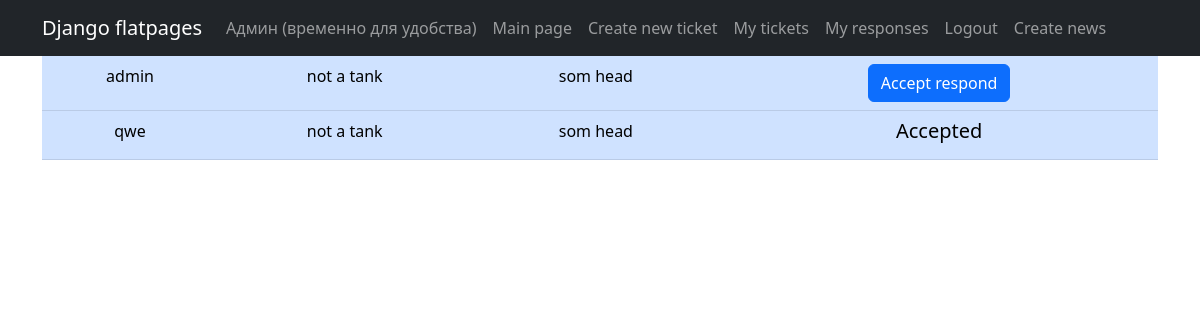
The app's page /ticket/1/responds/ (signed in) with its own data.
### tickets/models.py (models this page shows, shortened)
class Responds(models.Model):  # автоматическое определение респондера при создании
    ticket = models.ForeignKey(Ticket, on_delete=models.CASCADE)
    responder = models.ForeignKey(User, on_delete=models.CASCADE)
    is_accepted = models.BooleanField(default=False)

class Ticket(models.Model):
    author = models.ForeignKey(User, on_delete=models.CASCADE)
    head = models.CharField(max_length=200)
    body = CKEditor5Field('Text', config_name='extends')
    category = models.CharField(choices=categories, max_length=25)
    pubdate = models.DateField(auto_now_add=True)

### tickets/views.py (the view, shortened to what this page needs)
# urls.py: path('ticket/<int:pk>/responds/', ticket_responds, name='ticket_responds'),
@login_required
def ticket_responds(request, pk):
    data = Ticket.objects.filter(pk=pk)
    if data:
        for dat in data:
            if dat.author == request.user:
                responds_qs = Responds.objects.filter(ticket=dat)
                context = {'responds': responds_qs, 'ticket': dat, }
                return render(request, 'ticket_responds.html', context)
            else:
                return HttpResponseForbidden()
    else:
        raise Http404

### templates/ticket_responds.html (shortened to what this page needs)
{% extends 'flatpages/default.html' %}
    {% block content %}
    {% if responds %}
    <table class="table table-primary">
    {% for respond in responds %}
        <tr>
            <td>
                {{ respond.responder }}
            </td>
            <td>
                {{ ticket.category }}
            </td>
            <td>
                {{ ticket.head }}
            </td>
            <td>
                {% if respond.is_accepted %}
                <a class="btn btn-primary" href="{% url 'respond_conformation' respond.id %}">Accept respond</a>
                {% else %}
                <h5>Accepted</h5>
                {% endif %}
            </td>
        </tr>
    {% endfor %}
    </table>
    {% else %}
    <h5>Nobody responded to this ticket yet</h5>
    {% endif %}
    {% endblock content %}

### records on screen
Responds: responder "admin", is_accepted "Accept respond"
Ticket: category "not a tank", head "som head"
Responds: responder "qwe", is_accepted "Accepted"
